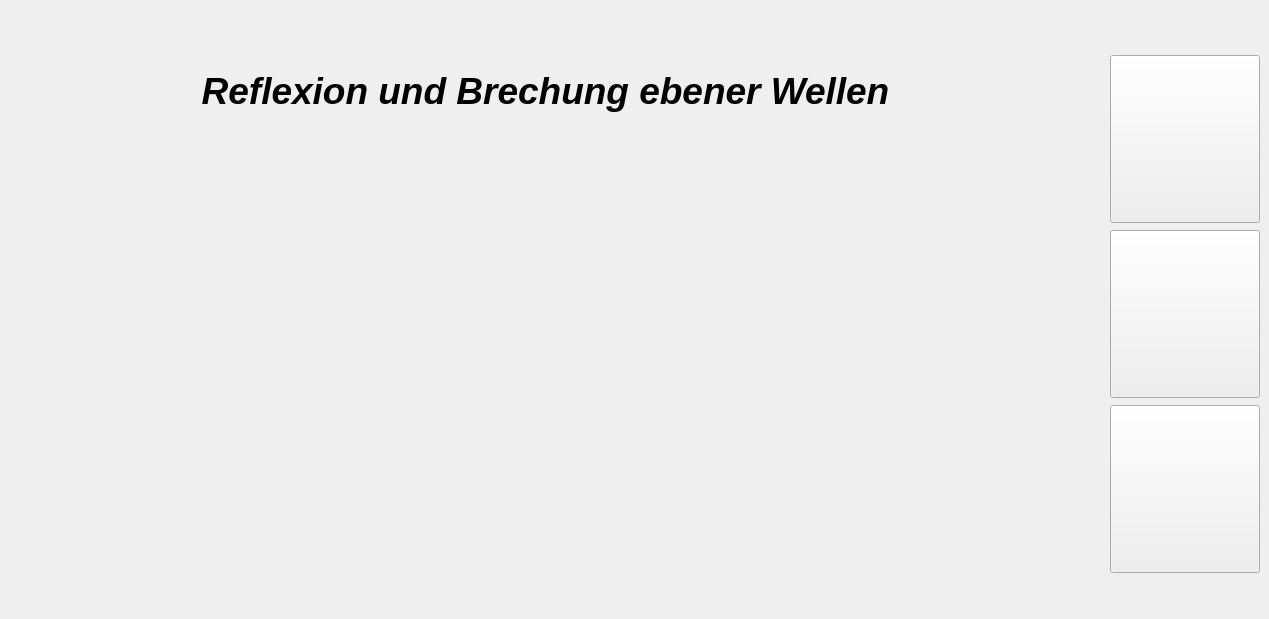
    <widget class="QWidget" name="tab">
     <attribute name="title">
      <string>Start</string>
     </attribute>
     <widget class="QPushButton" name="lastSessionButton">
      <property name="geometry">
       <rect>
        <x>1110</x>
        <y>55</y>
        <width>150</width>
        <height>168</height>
       </rect>
      </property>
      <property name="styleSheet">
       <string notr="true"/>
      </property>
      <property name="text">
       <string/>
      </property>
     </widget>
     <widget class="QPushButton" name="demoButton">
      <property name="geometry">
       <rect>
        <x>1110</x>
        <y>230</y>
        <width>150</width>
        <height>168</height>
       </rect>
      </property>
      <property name="styleSheet">
       <string notr="true"/>
      </property>
      <property name="text">
       <string/>
      </property>
     </widget>
     <widget class="QPushButton" name="helpButton">
      <property name="geometry">
       <rect>
        <x>1110</x>
        <y>405</y>
        <width>150</width>
        <height>168</height>
       </rect>
      </property>
      <property name="styleSheet">
       <string notr="true"/>
      </property>
      <property name="text">
       <string/>
      </property>
     </widget>
     <widget class="QLabel" name="lbl_start_picture">
      <property name="geometry">
       <rect>
        <x>0</x>
        <y>190</y>
        <width>1091</width>
        <height>420</height>
       </rect>
      </property>
      <property name="styleSheet">
       <string notr="true"/>
      </property>
      <property name="text">
       <string/>
      </property>
     </widget>
     <widget class="QLabel" name="label_5">
      <property name="geometry">
       <rect>
        <x>30</x>
        <y>60</y>
        <width>1031</width>
        <height>61</height>
       </rect>
      </property>
      <property name="font">
       <font>
        <pointsize>28</pointsize>
        <weight>75</weight>
        <italic>true</italic>
        <bold>true</bold>
       </font>
      </property>
      <property name="text">
       <string>Reflexion und Brechung ebener Wellen</string>
      </property>
      <property name="alignment">
       <set>Qt::AlignCenter</set>
      </property>
     </widget>
    </widget>
